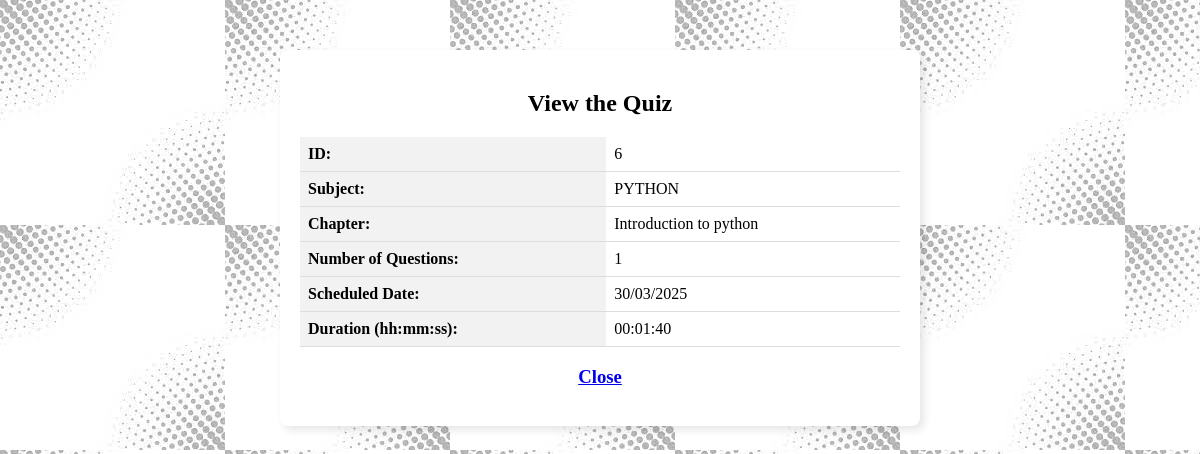
/view_quiz/1 (signed in), run on the app's committed database.
### application/models.py (models this page shows, shortened)
class Quiz(db.Model):
    id = db.Column(db.Integer, primary_key=True)
    chapter_id = db.Column(db.Integer, db.ForeignKey('chapter.id', ondelete="CASCADE"),nullable=False)
    date_of_quiz = db.Column(db.DateTime, nullable=False, default=date)
    duration = db.Column(db.String(10))  # HH:MM:SS format
    remarks = db.Column(db.Text)
    questions = db.relationship('Question', backref='quiz',cascade="all, delete-orphan")
    scores = db.relationship('Score', backref='quiz',cascade="all, delete-orphan")

class Subject(db.Model):
    id = db.Column(db.Integer, primary_key=True)
    name = db.Column(db.String(50), unique=True, nullable=False)
    description = db.Column(db.Text)
    chapters = db.relationship('Chapter', backref='subject', cascade="all, delete-orphan")

class Chapter(db.Model):
    id = db.Column(db.Integer, primary_key=True)
    name = db.Column(db.String(50), nullable=False, unique=True)
    description = db.Column(db.Text)
    subject_id = db.Column(db.Integer, db.ForeignKey('subject.id'),nullable=False)#foreign key
    quizzes = db.relationship('Quiz', backref='chapter',cascade="all,delete-orphan")

### application/routes.py (the view)
@app.route('/view_quiz/<int:quiz_id>')
def view_quiz(quiz_id):
    if 'user' not in session:
        flash("Unauthorized access! Please log in as an user.")
        return redirect(url_for('index'))
    quiz = Quiz.query.get_or_404(quiz_id)
    chapter = Chapter.query.get(quiz.chapter_id)
    subject = Subject.query.get(chapter.subject_id)
    quizs = Quiz.query.all()
    for quiz in quizs:
        quiz.question_count = Question.query.filter_by(quiz_id=quiz.id).count()
    return render_template('view_quiz.html', quiz=quiz, chapter=chapter, subject=subject, quizs=quizs )

### templates/view_quiz.html (shortened to what this page needs)
<!DOCTYPE html>
<html lang="en">
<head>
</head>
<body>
    {% block content %}
    <div class="block">
        <h2 class="heading" >View the Quiz</h2>
        <table class="table">
            <tr>
                <th>ID:</th>
                <td>{{ quiz.id }}</td>
            </tr>
            <tr>
                <th>Subject:</th>
                <td>{{ subject.name }}</td>
            </tr>
            <tr>
                <th>Chapter:</th>
                <td>{{ chapter.name }}</td>
            </tr>
            <tr>
                <th>Number of Questions:</th>
                <td>{{ quiz.question_count }}</td>
            </tr>
            <tr>
                <th>Scheduled Date:</th>
                <td>{{ quiz.date_of_quiz.strftime('%d/%m/%Y') }}</td>
            </tr>
            <tr>
                <th>Duration (hh:mm:ss):</th>
                <td>{{ quiz.duration }}</td>
            </tr>
        </table>
        <h3><div class="closeBtn"><a href="/user_dashboard">Close</a></div></h3>
    </div>
    {% endblock %}
</body>
</html>

### templates/view_quiz.html (style rules this page uses)
body { background-image: url("../static/background.jpg"); }
.block { max-width: 600px; margin: auto; margin-top: 50px; background: white; padding: 20px; border-radius: 8px; box-shadow: 4px 4px 8px rgba(0, 0, 0, 0.1); }
table { border-collapse: collapse; width: 100%; margin-top: 20px; background-color: #fff; }
th, td { padding: 8px; text-align: left; border-bottom: 1px solid #ddd; }
th { background-color: #f2f2f2; font-weight: bold; }
.heading { text-align: center; font-weight: bold; }
.closeBtn { text-align: center; }

### data on the page
Quiz: id "6", date_of_quiz "30/03/2025", duration "00:01:40"
Subject: name "PYTHON"
Chapter: name "Introduction to python"

### other printed values
{{ quiz.question_count }} "1"
